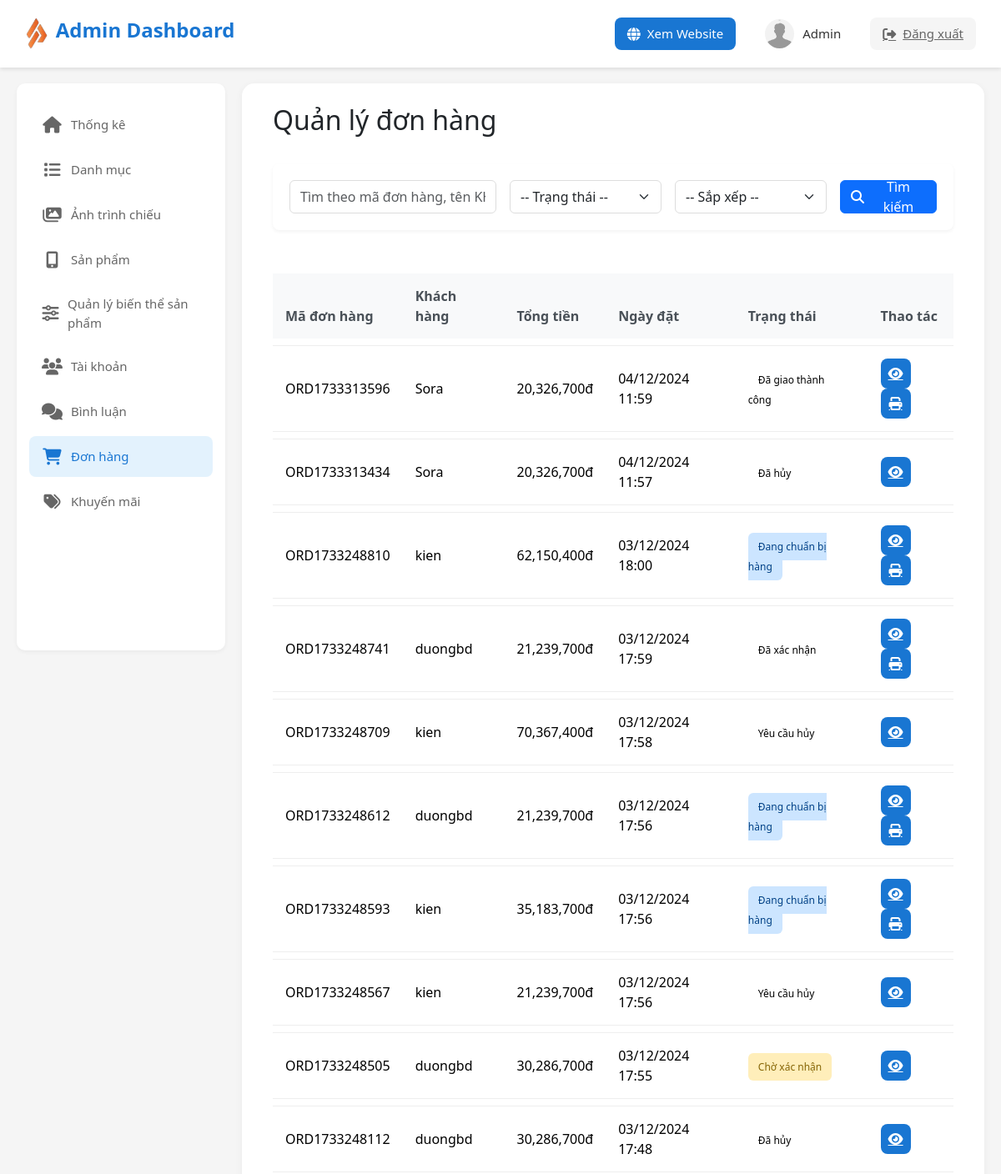
Before: /admin/index.php?action=order (signed in, upper part) with the older database file.
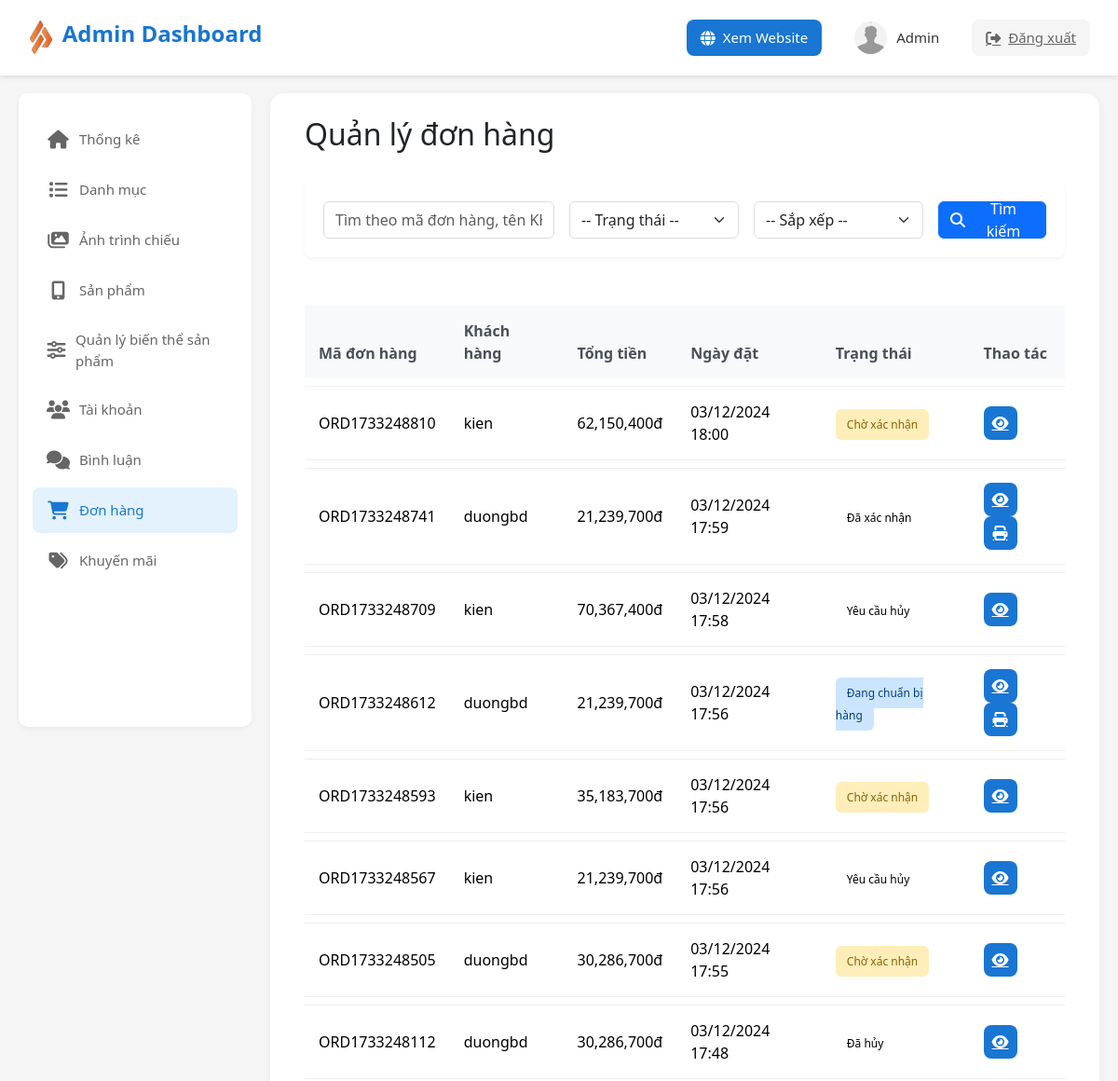
After: the same page with the newer database file.
### tables this page shows
CREATE TABLE `orders` (
  `order_id` int(11) NOT NULL,
  `order_code` varchar(50) NOT NULL,
  `user_id` int(11) NOT NULL,
  `receiver_name` varchar(255) DEFAULT NULL,
  `total_amount` decimal(10,2) NOT NULL,
  `shipping_address` text NOT NULL,
  `shipping_phone` varchar(20) NOT NULL,
  `shipping_email` varchar(255) DEFAULT NULL,
  `bank_code` varchar(50) DEFAULT NULL,
  `status` enum('pending','confirmed','processing','shipping','delivered','cancelled','returned','refunded','failed','awaiting_payment','return_requested','cancel_requested') NOT NULL DEFAULT 'pending',
  `payment_method` varchar(50) NOT NULL DEFAULT 'cod',
  `payment_status` varchar(50) NOT NULL DEFAULT 'unpaid',
  `created_at` timestamp NOT NULL DEFAULT current_timestamp(),
  `updated_at` timestamp NOT NULL DEFAULT current_timestamp() ON UPDATE current_timestamp(),
  `return_reason` text DEFAULT NULL,
  `return_request_reason` text DEFAULT NULL,
  `cancel_reason` text DEFAULT NULL,
  `previous_status` varchar(50) DEFAULT NULL
);

CREATE TABLE `users` (
  `user_id` int(11) NOT NULL,
  `username` varchar(50) NOT NULL,
  `password` varchar(255) NOT NULL,
  `email` varchar(100) NOT NULL,
  `fullname` varchar(100) DEFAULT NULL,
  `phone` varchar(20) DEFAULT NULL,
  `address` text DEFAULT NULL,
  `avatar` varchar(255) DEFAULT NULL,
  `role_id` int(11) DEFAULT NULL,
  `status` tinyint(4) DEFAULT 1,
  `created_at` timestamp NOT NULL DEFAULT current_timestamp(),
  `birthday` date DEFAULT NULL,
  `gender` tinyint(1) DEFAULT NULL COMMENT '0: Nữ, 1: Nam'
);

### admin/controllers/orderController.php (called while the page is built, shortened)
<?php
require_once 'models/orderModel.php';
require_once '../client/commons/orderHelper.php';
class OrderController
{
    private static $orderModel = null;
    public static function init()
    {
        if (self::$orderModel === null) {
            self::$orderModel = new OrderModel();
        }
    }
    public static function orderController()
    {
        try {
            $orders = self::$orderModel->getAllOrders();
            require_once './views/order/order.php';
        } catch (Exception $e) {
            error_log("[ERROR] " . $e->getMessage());
            $_SESSION['error'] = 'Có lỗi xảy ra: ' . $e->getMessage();
            header('Location: index.php');
            exit();
        }
    }
}

### admin/models/orderModel.php (called while the page is built, shortened)
<?php
class OrderModel
{
    private $db;
    public function __construct()
    {
        global $MainModel;
        $this->db = $MainModel->SUNNY;
    }
    public function getAllOrders()
    {
        try {
            $sql = "SELECT orders.*, users.username, users.email, users.phone
                    FROM orders
                    LEFT JOIN users ON orders.user_id = users.user_id
                    ORDER BY orders.created_at DESC";
            $stmt = $this->db->prepare($sql);
            $stmt->execute();
            return $stmt->fetchAll(PDO::FETCH_ASSOC);
        } catch (PDOException $e) {
            error_log("Error getting all orders: " . $e->getMessage());
            return false;
        }
    }
}

### admin/commons/function.php (called while the page is built, shortened)
<?php
class MainModel {
    public function __construct() {
        $this->SUNNY = $this->connect_db();
    }
    public function connect_db() {
        try {
            $dsn = "mysql:host=" . DB_HOST . ";dbname=" . DB_NAME;
            $SUNNY = new PDO($dsn, DB_USER, DB_PASS, PDO_OPTIONS);
            return $SUNNY;
        } catch (PDOException $e) {
            error_log("Database Connection Error: " . $e->getMessage());
            throw new Exception("Không thể kết nối đến database");
        }
    }
}
try {
    $MainModel = new MainModel();
} catch (Exception $e) {
    error_log("MainModel initialization error: " . $e->getMessage());
    die("Không thể khởi tạo kết nối database");
}

### client/commons/orderHelper.php (called while the page is built, shortened)
<?php
class OrderHelper
{
    public static function getOrderStatus($status)
    {
        $statusMap = [
            'pending' => 'Chờ xác nhận',
            'confirmed' => 'Đã xác nhận',
            'processing' => 'Đang chuẩn bị hàng',
            'shipping' => 'Đang giao hàng',
            'delivered' => 'Đã giao thành công',
            'cancelled' => 'Đã hủy',
            'cancel_requested' => 'Yêu cầu hủy',
            'return_requested' => 'Yêu cầu trả hàng',
            'returned' => 'Đã trả hàng',
            'return_failed' => 'Từ chối trả hàng'
        ];
        return isset($statusMap[$status]) ? $statusMap[$status] : 'Không xác định';
    }
    public static function getOrderStatusClass($status)
    {
        $classMap = [
            'pending' => 'pending',
            'confirmed' => 'confirmed',
            'processing' => 'processing',
            'shipping' => 'shipping',
            'delivered' => 'delivered',
            'cancelled' => 'cancelled',
            'return_requested' => 'return-requested',
            'returned' => 'returned',
            'return_failed' => 'return-failed',
            'refunded' => 'refunded',
            'failed' => 'failed'
        ];
        return isset($classMap[$status]) ? $classMap[$status] : 'unknown';
    }
}

### admin/views/order/order.php (the view, shortened to what the changed rows need)
<!DOCTYPE html>
<html lang="vi">
<head>
    <link href="https://cdn.jsdelivr.net/npm/bootstrap@5.3.3/dist/css/bootstrap.min.css" rel="stylesheet">
    <link rel="stylesheet" href="https://cdnjs.cloudflare.com/ajax/libs/font-awesome/6.5.1/css/all.min.css">
</head>
<body>
    <?php include "./views/layout/header.php"; ?>
    <div class="main">
            <?php include "./views/layout/sidebar.php"; ?>
        <main>
            <div class="container-fluid">
                <div class="page-header">
                    <h2>Quản lý đơn hàng</h2>
                </div>
                <div class="table-responsive">
                    <table class="table">
                        <thead>
                            <tr>
                                <th>Mã đơn hàng</th>
                                <th>Khách hàng</th>
                                <th>Tổng tiền</th>
                                <th>Ngày đặt</th>
                                <th>Trạng thái</th>
                                <th>Thao tác</th>
                            </tr>
                        </thead>
                        <tbody>
                            <?php if (!empty($orders)): ?>
                            <?php foreach ($orders as $order): ?>
                            <tr>
                                <td><?= $order['order_code'] ?></td>
                                <td><?= $order['username'] ?></td>
                                <td><?= number_format($order['total_amount']) ?>đ</td>
                                <td><?= date('d/m/Y H:i', strtotime($order['created_at'])) ?></td>
                                <td>
                                    <span
                                        class="status-badge <?= OrderHelper::getOrderStatusClass($order['status']) ?>">
                                        <?= OrderHelper::getOrderStatus($order['status']) ?>
                                    </span>
                                </td>
                                <td>
                                    <a href="?action=orderDetail&id=<?= $order['order_id'] ?>" class="btn-action">
                                        <i class="fas fa-eye"></i>
                                    </a>
                                    <?php if (in_array($order['status'], ['confirmed', 'processing', 'shipping', 'delivered'])): ?>
                                    <a href="?action=printInvoice&id=<?= $order['order_id'] ?>" class="btn-action"
                                        target="_blank">
                                        <i class="fas fa-print"></i>
                                    </a>
                                    <?php endif; ?>
                                </td>
                            </tr>
                            <?php endforeach; ?>
                            <?php else: ?>
                            <tr>
                                <td colspan="6" class="text-center">Không có đơn hàng nào</td>
                            </tr>
                            <?php endif; ?>
                        </tbody>
                    </table>
                </div>
            </div>
        </main>
    </div>
</body>
</html>

Changed rows visible on the page:
removed orders: order_code "ORD1733313596", user.username "Sora", total_amount "20,326,700", created_at "04/12/2024 11:59", status "Đã giao thành công"
removed orders: order_code "ORD1733313434", user.username "Sora", total_amount "20,326,700", created_at "04/12/2024 11:57", status "Đã hủy"
changed orders "ORD1733248810": status "Đang chuẩn bị hàng" → "Chờ xác nhận"
changed orders "ORD1733248593": status "Đang chuẩn bị hàng" → "Chờ xác nhận"
